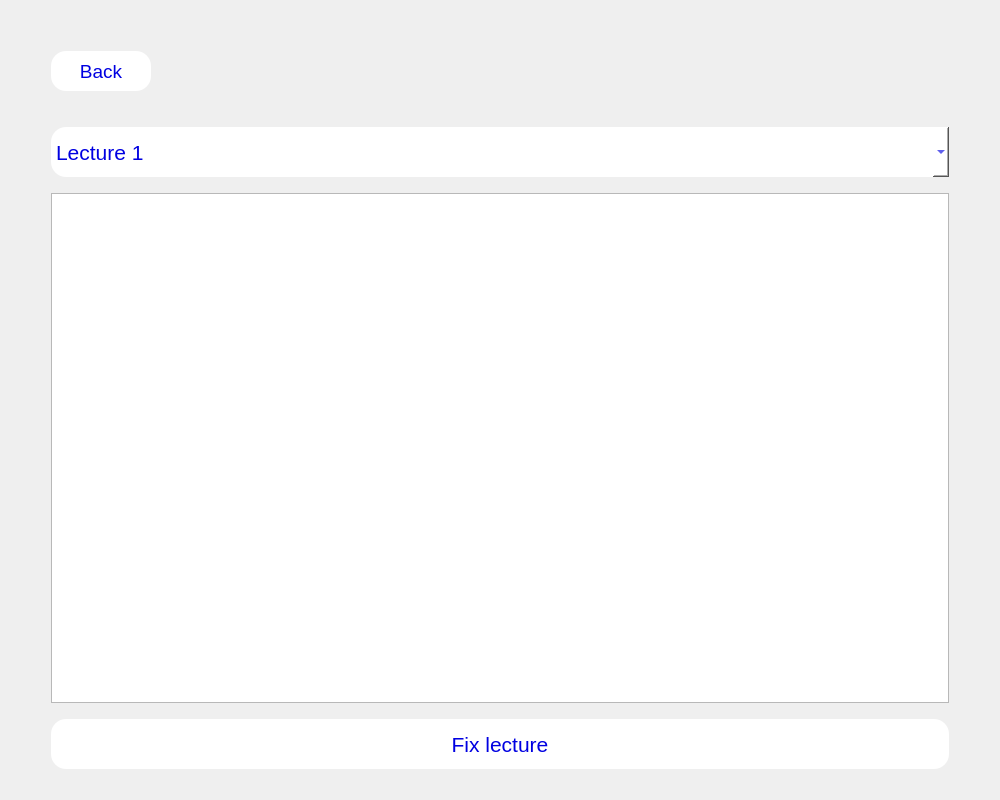
<?xml version="1.0" encoding="UTF-8"?>
<ui version="4.0">
 <class>FixLecture</class>
 <widget class="QDialog" name="FixLecture">
  <property name="geometry">
   <rect>
    <x>0</x>
    <y>0</y>
    <width>1000</width>
    <height>800</height>
   </rect>
  </property>
  <property name="windowTitle">
   <string>Dialog</string>
  </property>
  <layout class="QVBoxLayout" name="verticalLayout">
   <item>
    <spacer name="verticalSpacer_4">
     <property name="orientation">
      <enum>Qt::Vertical</enum>
     </property>
     <property name="sizeType">
      <enum>QSizePolicy::Fixed</enum>
     </property>
     <property name="sizeHint" stdset="0">
      <size>
       <width>20</width>
       <height>40</height>
      </size>
     </property>
    </spacer>
   </item>
   <item>
    <layout class="QHBoxLayout" name="horizontalLayout">
     <property name="topMargin">
      <number>0</number>
     </property>
     <item>
      <spacer name="horizontalSpacer_4">
       <property name="orientation">
        <enum>Qt::Horizontal</enum>
       </property>
       <property name="sizeType">
        <enum>QSizePolicy::Fixed</enum>
       </property>
       <property name="sizeHint" stdset="0">
        <size>
         <width>40</width>
         <height>20</height>
        </size>
       </property>
      </spacer>
     </item>
     <item>
      <widget class="QPushButton" name="back">
       <property name="sizePolicy">
        <sizepolicy hsizetype="Fixed" vsizetype="Fixed">
         <horstretch>0</horstretch>
         <verstretch>0</verstretch>
        </sizepolicy>
       </property>
       <property name="minimumSize">
        <size>
         <width>100</width>
         <height>40</height>
        </size>
       </property>
       <property name="cursor">
        <cursorShape>PointingHandCursor</cursorShape>
       </property>
       <property name="styleSheet">
        <string notr="true">#back {
	font: 14pt;
color: rgb(0, 0, 225);
border-radius: 15px;
background-color: rgb(255, 255, 255)}</string>
       </property>
       <property name="text">
        <string>Back</string>
       </property>
      </widget>
     </item>
     <item>
      <spacer name="horizontalSpacer">
       <property name="orientation">
        <enum>Qt::Horizontal</enum>
       </property>
       <property name="sizeHint" stdset="0">
        <size>
         <width>40</width>
         <height>20</height>
        </size>
       </property>
      </spacer>
     </item>
    </layout>
   </item>
   <item>
    <layout class="QGridLayout" name="gridLayout">
     <property name="topMargin">
      <number>10</number>
     </property>
     <item row="1" column="0">
      <spacer name="horizontalSpacer_2">
       <property name="orientation">
        <enum>Qt::Horizontal</enum>
       </property>
       <property name="sizeType">
        <enum>QSizePolicy::Fixed</enum>
       </property>
       <property name="sizeHint" stdset="0">
        <size>
         <width>40</width>
         <height>20</height>
        </size>
       </property>
      </spacer>
     </item>
     <item row="6" column="1">
      <spacer name="verticalSpacer_3">
       <property name="orientation">
        <enum>Qt::Vertical</enum>
       </property>
       <property name="sizeType">
        <enum>QSizePolicy::Fixed</enum>
       </property>
       <property name="sizeHint" stdset="0">
        <size>
         <width>20</width>
         <height>20</height>
        </size>
       </property>
      </spacer>
     </item>
     <item row="2" column="1">
      <spacer name="verticalSpacer">
       <property name="orientation">
        <enum>Qt::Vertical</enum>
       </property>
       <property name="sizeType">
        <enum>QSizePolicy::Fixed</enum>
       </property>
       <property name="sizeHint" stdset="0">
        <size>
         <width>20</width>
         <height>10</height>
        </size>
       </property>
      </spacer>
     </item>
     <item row="1" column="2">
      <spacer name="horizontalSpacer_3">
       <property name="orientation">
        <enum>Qt::Horizontal</enum>
       </property>
       <property name="sizeType">
        <enum>QSizePolicy::Fixed</enum>
       </property>
       <property name="sizeHint" stdset="0">
        <size>
         <width>40</width>
         <height>20</height>
        </size>
       </property>
      </spacer>
     </item>
     <item row="4" column="1">
      <spacer name="verticalSpacer_2">
       <property name="orientation">
        <enum>Qt::Vertical</enum>
       </property>
       <property name="sizeType">
        <enum>QSizePolicy::Fixed</enum>
       </property>
       <property name="sizeHint" stdset="0">
        <size>
         <width>20</width>
         <height>10</height>
        </size>
       </property>
      </spacer>
     </item>
     <item row="5" column="1">
      <widget class="QPushButton" name="fix">
       <property name="minimumSize">
        <size>
         <width>0</width>
         <height>50</height>
        </size>
       </property>
       <property name="cursor">
        <cursorShape>PointingHandCursor</cursorShape>
       </property>
       <property name="styleSheet">
        <string notr="true">#fix {
	font: 16pt;
color: rgb(0, 0, 225);
border-radius: 15px;
background-color: rgb(255, 255, 255)}</string>
       </property>
       <property name="text">
        <string>Fix lecture</string>
       </property>
      </widget>
     </item>
     <item row="3" column="1">
      <widget class="QTextEdit" name="text">
       <property name="font">
        <font>
         <pointsize>12</pointsize>
        </font>
       </property>
       <property name="cursor" stdset="0">
        <cursorShape>IBeamCursor</cursorShape>
       </property>
       <property name="html">
        <string>&lt;!DOCTYPE HTML PUBLIC &quot;-//W3C//DTD HTML 4.0//EN&quot; &quot;http://www.w3.org/TR/REC-html40/strict.dtd&quot;&gt;
&lt;html&gt;&lt;head&gt;&lt;meta name=&quot;qrichtext&quot; content=&quot;1&quot; /&gt;&lt;style type=&quot;text/css&quot;&gt;
p, li { white-space: pre-wrap; }
&lt;/style&gt;&lt;/head&gt;&lt;body style=&quot; font-family:'MS Shell Dlg 2'; font-size:12pt; font-weight:400; font-style:normal;&quot;&gt;
&lt;p style=&quot;-qt-paragraph-type:empty; margin-top:0px; margin-bottom:0px; margin-left:0px; margin-right:0px; -qt-block-indent:0; text-indent:0px; font-size:7.8pt;&quot;&gt;&lt;br /&gt;&lt;/p&gt;
&lt;p style=&quot;-qt-paragraph-type:empty; margin-top:0px; margin-bottom:0px; margin-left:0px; margin-right:0px; -qt-block-indent:0; text-indent:0px; font-size:7.8pt;&quot;&gt;&lt;br /&gt;&lt;/p&gt;&lt;/body&gt;&lt;/html&gt;</string>
       </property>
      </widget>
     </item>
     <item row="1" column="1">
      <widget class="QComboBox" name="choose">
       <property name="sizePolicy">
        <sizepolicy hsizetype="Preferred" vsizetype="Maximum">
         <horstretch>0</horstretch>
         <verstretch>1</verstretch>
        </sizepolicy>
       </property>
       <property name="minimumSize">
        <size>
         <width>0</width>
         <height>50</height>
        </size>
       </property>
       <property name="sizeIncrement">
        <size>
         <width>0</width>
         <height>0</height>
        </size>
       </property>
       <property name="cursor">
        <cursorShape>PointingHandCursor</cursorShape>
       </property>
       <property name="styleSheet">
        <string notr="true">#choose {
	font: 16pt;
color: rgb(0, 0, 225);
border-radius: 15px;
background-color: rgb(255, 255, 255)}</string>
       </property>
       <property name="maxVisibleItems">
        <number>10</number>
       </property>
       <item>
        <property name="text">
         <string>Lecture 1</string>
        </property>
       </item>
       <item>
        <property name="text">
         <string>Lecture 2</string>
        </property>
       </item>
       <item>
        <property name="text">
         <string>Lecture 3</string>
        </property>
       </item>
       <item>
        <property name="text">
         <string>Lecture 4</string>
        </property>
       </item>
      </widget>
     </item>
     <item row="0" column="1">
      <spacer name="verticalSpacer_5">
       <property name="orientation">
        <enum>Qt::Vertical</enum>
       </property>
       <property name="sizeType">
        <enum>QSizePolicy::Fixed</enum>
       </property>
       <property name="sizeHint" stdset="0">
        <size>
         <width>20</width>
         <height>20</height>
        </size>
       </property>
      </spacer>
     </item>
    </layout>
   </item>
  </layout>
 </widget>
 <resources/>
 <connections/>
</ui>
